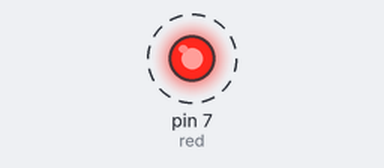
Bench run of a sketch on a simulated Arduino Uno, built with avr-gcc and run on an emulated ATmega328P. Parts: output pins drawn as LEDs (lit = HIGH). Dashed ring = blinking.

Above: at 0.05 s.
Timing chart, 0 to 3.0 s (numbered marks = the images above):
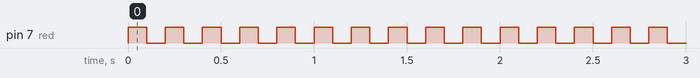

The sketch:

sketch_may3a.ino
```cpp
int red=7;
void setup() {
pinMode(red,OUTPUT);//7 numaralı pini çıkış yani OUTPUT hale getiriyoruz

}
void loop() {
digitalWrite(red,HIGH);//7 numaralı digital pini yani değişkenin içine 1 değeri atar ve led yanar
delay(100); //saniyenin 1/1000 demek
digitalWrite(red,LOW);// 7 numaralı digital pini yani değişkenin içine 0 değeri atar ve led kapanır
delay(100);
}
```

Measured:
- by itself, pin 7 (red): alternates HIGH for 0.10 s and LOW for 0.10 s
